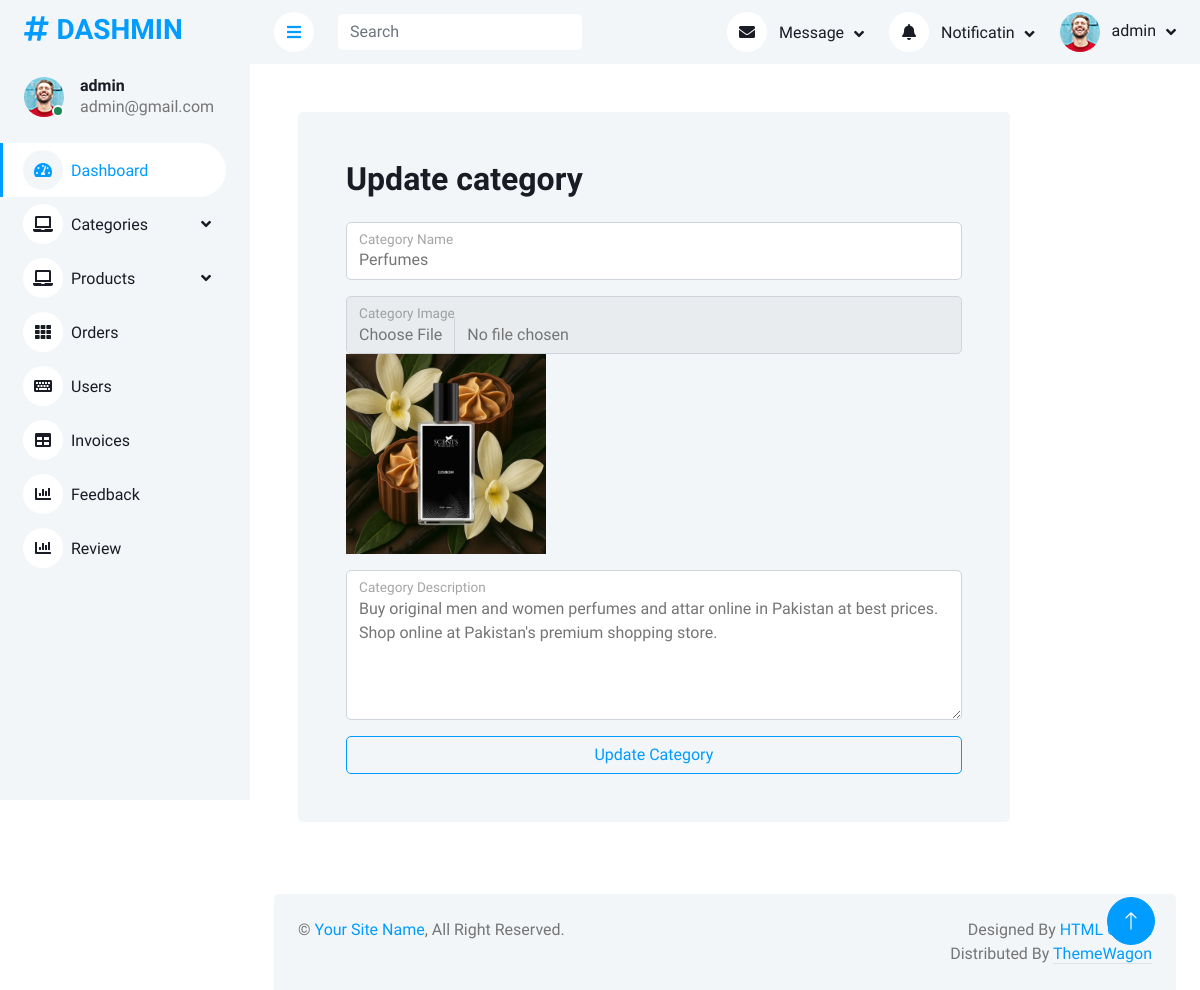
Page /adminPanel/editcategory.php?categoryId=2 (signed in) on the committed database.
### tables this page shows
CREATE TABLE `categories` (
  `id` int(11) NOT NULL,
  `name` varchar(200) NOT NULL,
  `image` varchar(500) NOT NULL,
  `description` varchar(500) NOT NULL
);

### adminPanel/editcategory.php (the view, shortened to what this page needs)
<?php
include('php/query.php');
include("components/header.php");
?>
<?php
if(isset($_GET['categoryId'])){
$categoryId = $_GET['categoryId'];
$query = $pdo->prepare("select * from categories where id = :cId");
$query->bindParam('cId' ,$categoryId);
$query->execute();
$category = $query->fetch(PDO::FETCH_ASSOC);
}
?>
<div class="container p-5">
<div class="col-sm-12 col-xl-10">
                        <div class="bg-light rounded h-100 p-5">
                            <h2 class="mb-4">Update category</h2>
                            <form action="" method="post" enctype="multipart/form-data">
                            <div class="form-floating mb-3">
                                <input  value="<?php echo $category['name']?>" name="cName" type="text" class="form-control" id="floatingInput"
                                    placeholder="Enter category Name">
                                <label for="floatingInput">Category Name</label>
                            </div>
                            <div class="form-floating mb-3">
                                <input  name="cImage" type="file" class="form-control" id="floatingPassword"
                                    placeholder="image">
                                    <img src="images/<?php echo $category['image']?>" height="200px" alt="">
                                <label for="floatingPassword">Category Image</label>
                            </div>
                            <div class="form-floating">
                                <textarea name="cDes" class="form-control" placeholder="Leave a comment here"
                                    id="floatingTextarea" style="height: 150px;"><?php echo $category['description']?></textarea>
                                <label for="floatingTextarea">Category Description</label>
                            </div>
                            <button name="updateCategory" class="btn btn-outline-primary w-100 mt-3" >Update Category</button>
                            </form>
                        </div>
                    </div>
</div>
<?php
include("components/footer.php");
?>

### adminPanel/css/style.css (style rules this page uses)
:root { --primary: #009CFF; --light: #F3F6F9; --dark: #191C24; }
.btn { transition: .5s; }

### rows in the picture
categories: cName "Perfumes", image (picture), cDes "Buy original men and women perfumes and attar online in Pakistan at best prices. Shop online at Pakistan's premium shopping store."

### other values in the picture
$_SESSION['adminName'] "admin"
$_SESSION['adminEmail'] "admin@gmail.com"
